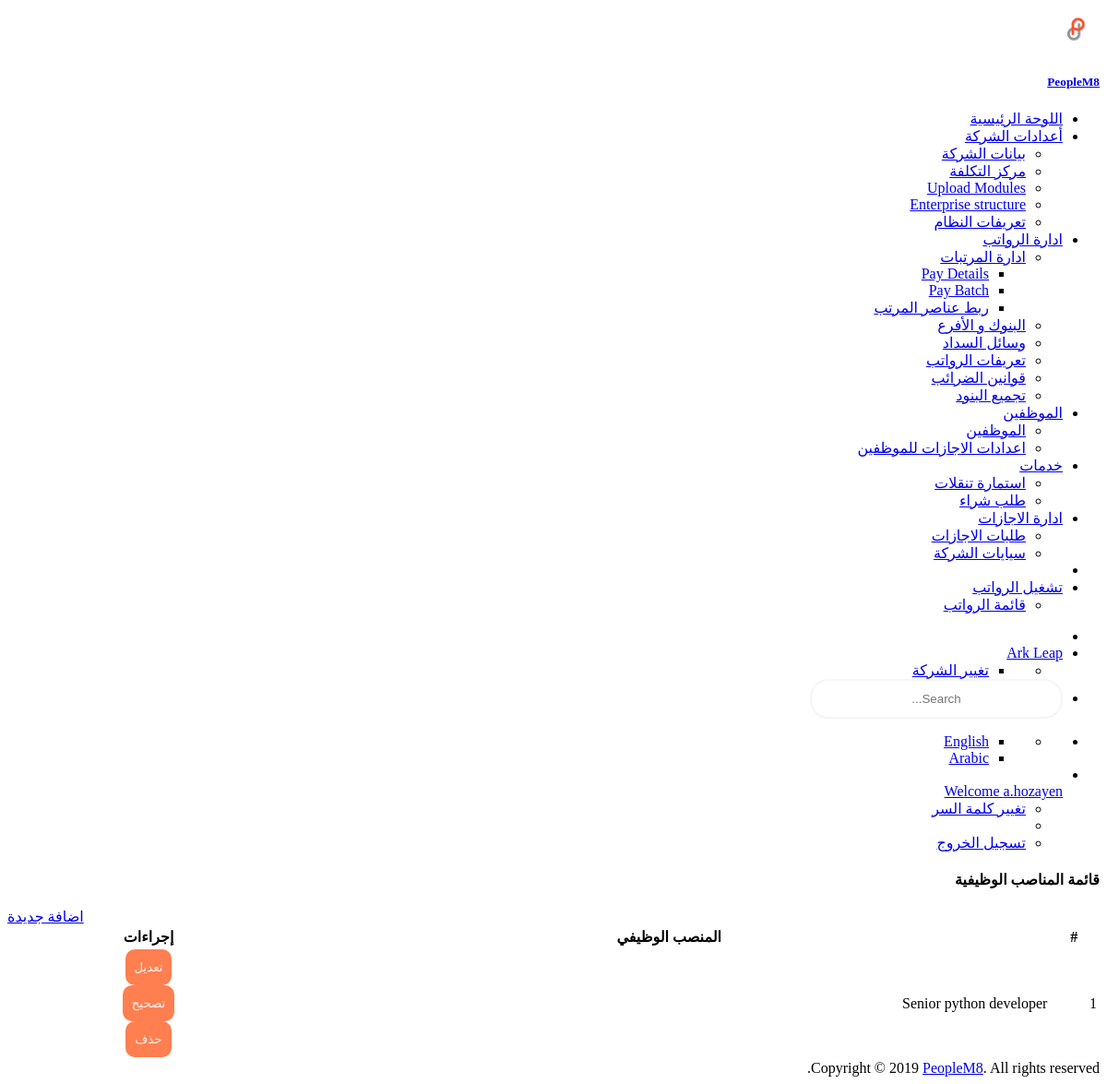
The page /com/assinment/positions/list/ (signed in) on the database its author committed.
### custom_user/models.py (models this page shows)
class User(AbstractUser):
    emp_type_list = [("A", _("Admin")),
                     ("E", _("Employee"))]
    company = models.ForeignKey(Enterprise, null=True, blank=True, on_delete=models.CASCADE, related_name='company_user', verbose_name=_('Name'))
    employee_type = models.CharField(max_length=3, choices=emp_type_list, verbose_name=_('Employee Type'))
    business_unit_name = models.CharField(max_length=150, null=True, blank=True, verbose_name=_('Business Unit Name'))
    reg_tax_num = models.CharField(max_length=150, null=True, blank=True, verbose_name=_('Reg Tax Num'))
    commercail_record = models.CharField(max_length=150, null=True, blank=True, verbose_name=_('Commercail Record '))

### company/models.py (models this page shows, shortened)
class Enterprise(models.Model):
    enterprise_user = models.ForeignKey(settings.AUTH_USER_MODEL, on_delete=models.CASCADE, related_name="company_user")
    name = models.CharField(max_length=255, verbose_name=_('Company Name'))
    reg_tax_num = models.CharField(max_length=150, verbose_name=_('Reg Tax Num'))
    commercail_record = models.CharField(max_length=150, verbose_name=_('Commercial Record'))
    address1 = models.CharField(max_length=255, blank=True, null=True, verbose_name=_('Address1'))
    phone = models.CharField(max_length=255, blank=True, null=True, verbose_name=_('Phone'))
    mobile = models.CharField(max_length=255, blank=True, null=True, verbose_name=_('Mobile'))
    fax = models.CharField(max_length=255, blank=True, null=True, verbose_name=_('Fax'))
    email = models.EmailField(blank=True, null=True, verbose_name=_('Email'))
    country = models.ForeignKey(Country, on_delete=models.CASCADE, null=True, blank=True, verbose_name=_('Country'))
    slug = models.SlugField(blank=True, null=True)
    start_date = models.DateField(auto_now=False, auto_now_add=False, default=date.today, verbose_name=_('Start Date'))
    end_date = models.DateField(auto_now=False, auto_now_add=False, blank=True, null=True, verbose_name=_('End Date'))
    created_by = models.ForeignKey(settings.AUTH_USER_MODEL, blank=False, on_delete=models.CASCADE,
                                   related_name="company_created_by")
    creation_date = models.DateField(auto_now=True, auto_now_add=False)
    last_update_by = models.ForeignKey(settings.AUTH_USER_MODEL, blank=True, null=True, on_delete=models.CASCADE,
                                       related_name="company_last_update_by")
    last_update_date = models.DateField(auto_now=False, auto_now_add=True)
    attribute1 = models.CharField(max_length=255)
    attribute2 = models.CharField(max_length=255)
    attribute3 = models.CharField(max_length=255)
    attribute4 = models.CharField(max_length=255)
    attribute5 = models.CharField(max_length=255)
    attribute6 = models.CharField(max_length=255)
    attribute7 = models.CharField(max_length=255)
    attribute8 = models.CharField(max_length=255)
    attribute9 = models.CharField(max_length=255)
    attribute10 = models.CharField(max_length=255)
    attribute11 = models.CharField(max_length=255)
    attribute12 = models.CharField(max_length=255)
    attribute13 = models.CharField(max_length=255)
    attribute14 = models.CharField(max_length=255)
    attribute15 = models.CharField(max_length=255)
    def __str__(self):
        return self.name

class Position(models.Model):
    job = models.ForeignKey(Job, on_delete=models.CASCADE, null=True, blank=True, related_name='position_job_fk',
                            verbose_name=_('Job'))
    department = models.ForeignKey(Department, on_delete=models.CASCADE, null=True, blank=True,
                                   related_name='position_dept_fk', verbose_name=_('Department'))
    grade = models.ForeignKey(Grade, on_delete=models.CASCADE, null=True, blank=True, related_name='position_grade_fk',
                              verbose_name=_('Grade'))
    position_name = models.CharField(max_length=100, verbose_name=_('Position Name'))
    position_description = models.CharField(max_length=255, null=True, blank=True,
                                            verbose_name=_('Position Description'))
    objects = PositionManager()
    start_date = models.DateField(auto_now=False, auto_now_add=False, default=date.today, verbose_name=_('Start Date'))
    end_date = models.DateField(auto_now=False, auto_now_add=False, blank=True, null=True, verbose_name=_('End Date'))
    created_by = models.ForeignKey(settings.AUTH_USER_MODEL, blank=False, on_delete=models.CASCADE,
                                   related_name="position_created_by")
    creation_date = models.DateField(auto_now=True, auto_now_add=False)
    last_update_by = models.ForeignKey(settings.AUTH_USER_MODEL, blank=False, on_delete=models.CASCADE,
                                       related_name="position_last_update_by")
    last_update_date = models.DateField(auto_now=False, auto_now_add=True)
    attribute1 = models.CharField(max_length=255)
    attribute2 = models.CharField(max_length=255)
    attribute3 = models.CharField(max_length=255)
    attribute4 = models.CharField(max_length=255)
    attribute5 = models.CharField(max_length=255)
    attribute6 = models.CharField(max_length=255)
    attribute7 = models.CharField(max_length=255)
    attribute8 = models.CharField(max_length=255)
    attribute9 = models.CharField(max_length=255)
    attribute10 = models.CharField(max_length=255)
    attribute11 = models.CharField(max_length=255)
    attribute12 = models.CharField(max_length=255)
    attribute13 = models.CharField(max_length=255)
    attribute14 = models.CharField(max_length=255)
    attribute15 = models.CharField(max_length=255)

### company/views.py (the view)
# urls.py: path('positions/list/', views.listPositionView, name='list-positions'),
@login_required(login_url='home:user-login')
def listPositionView(request):
    if request.method == 'GET':
        position_list = Position.objects.all(request.user)
    myContext = {"page_title": _("List positions"), 'position_list': position_list}
    return render(request, 'position-list.html', myContext)

### company/manager.py (called while the page is built)
    def all(self, user, *args, **kwargs):
        return super(PositionManager, self).filter(department__enterprise=user.company).filter(
            Q(end_date__gt=date.today()) | Q(end_date__isnull=True))

### company/templates/position-list.html (shortened to what this page needs)
{% extends 'master.html'%}
{% load staticfiles%}
{% load crispy_forms_tags %}
{% load l10n %}
{% load i18n %}
{% block body%}
<div class="container-fluid">
  <div class="row" style="margin-left:0px;">
    <div class="col-md-8">
      <h4 class="c-grey-900">{{page_title|title}}</h4>
    </div>
    <div class="col-md-4">
      <div class="gap-10 peers {% if LANGUAGE_BIDI %} push-left {% else %} push-right {% endif %} ">
        <div class="peer"><a href="{% url 'company:position-create' %}" class="btn cur-p btn-primary">{% trans "Add" %}</a></div>
      </div>
    </div>
  </div>
  <div class="row" style="margin-left:0px;">
    <div class="col-md-12">
      <div class="bgc-white bd bdrs-3 p-20 mB-20">
        <table class="table table-striped table-bordered" id="dataTable" width="100%">
          <thead>
            <tr>
              <th>#</th>
              <th>{% trans "Position Name" %}</th>
              <th>{% trans "Actions" %}</th>
            </tr>
          </thead>
          <tbody>
            {% for position in position_list %}
            <tr>
              <td scope="row">{{ forloop.counter }}</td>
              <td>{{ position.position_name }}</td>
              <td class="Actions">
                <div class="w-100 gap-10 peers {% if LANGUAGE_BIDI %} push-left {% else %} push-right {% endif %}">
                  <div class="peer">
                    <a href="{% url 'company:position-update' pk=position.id %}">
                      <button type="button" class="btn cur-p btn-outline-primary">{% trans "Update" %}</button>
                    </a>
                  </div>
                  <div class="peer">
                    <a href="{% url 'company:position-correct' pk=position.id %}">
                      <button type="button" class="btn cur-p btn-outline-primary">{% trans "Correction" %}</button>
                    </a>
                  </div>
                  <div class="peer">
                    <a href="#">
                      <button type="button" class="btn cur-p btn-outline-danger" data-toggle="modal" data-target="#delete-modal{{position.pk}}">{% trans "Delete" %}</button>
                    </a>
                  </div>
                </div>
              </td>
            </tr>
            {% endfor %}
          </tbody>
        </table>
      </div>
    </div>
  </div>
</div>
{% endblock body%}

### MashreqPayroll/templates/top_nav.html (shortened to what this page needs)
{% load staticfiles %}
{% load i18n %}
{% load l10n %}
{% get_current_language_bidi as LANGUAGE_BIDI %}
<div class="header-container">
  <ul class="{% if LANGUAGE_BIDI %} nav-right {% else %} nav-left {% endif %}">
    <li><a id="sidebar-toggle" class="sidebar-toggle" href="javascript:void(0);"></a></li>
    <li class="notifications dropdown">
      <a href="#" class="dropdown-toggle no-after" data-toggle="dropdown">
        {% if LANGUAGE_BIDI %}
        <span class="fsz-sm c-grey-900">{{request.user.company}}</span>
        {% else %}
        <span class="fsz-sm c-grey-900">{{request.user.company}}</span>
        <i class="ti-angle-down" style="font-size: xx-small;"></i>
        {% endif %}
      </a>
      <ul class="dropdown-menu" style="min-width: 125px;">
        <li>
          <ul class="dropdown-menu p-5 fsz-sm" style="position: relative;">
            <li><a href="{% url 'company:user-companies-list' %}" class="d-b td-n pY-5 bgcH-grey-100 c-grey-700">{% trans "Change Company" %}</a></li>
          </ul>
        </li>
      </ul>
    </li>
    <li class="search-input"><input class="form-control" type="text" placeholder="Search..."></li>
  </ul>
  <ul class="{% if LANGUAGE_BIDI %} nav-left {% else %} nav-right {% endif %}">
    <li class="notifications dropdown">
      <ul class="dropdown-menu" style="min-width: 125px;">
        <li>
          <ul class="ovY-a pos-r scrollable lis-n p-0 m-0 fsz-sm">
            <li><a href="{% url 'home:en' %}" class="peers fxw-nw td-n p-20 bdB c-grey-800 cH-blue bgcH-grey-100">English</a></li>
            <li><a href="{% url 'home:ar' %}" class="peers fxw-nw td-n p-20 bdB c-grey-800 cH-blue bgcH-grey-100">Arabic</a></li>
          </ul>
        </li>
      </ul>
    </li>
    <li class="dropdown">
      <a href="#" class="dropdown-toggle no-after peers fxw-nw ai-c lh-1" data-toggle="dropdown">
        <div class="peer mR-10"><img class="w-2r bdrs-50p" src="#" alt=""></div>
        <div class="peer"><span class="fsz-sm c-grey-900">Welcome {{request.user}}</span></div>
      </a>
      <ul class="dropdown-menu fsz-sm">
        <li>
          {% if user.is_authenticated %}
          <a href="{% url 'home:password_change' %}" class="d-b td-n pY-5 bgcH-grey-100 c-grey-700">
            <span>{% trans "Change Password" %}</span>
          </a>
          {% endif %}
        </li>
        <li role="separator" class="divider"></li>
        {% if user.is_authenticated %}
        <li>
          <a href="{% url 'home:logout' %}" class="d-b td-n pY-5 bgcH-grey-100 c-grey-700">
             <span>{% trans "Log out" %}</span>
          </a>
        </li>
        {% else %}
        <li>
          <a href="{% url 'home:user-login' %}" class="d-b td-n pY-5 bgcH-grey-100 c-grey-700">
            <i class="ti-power-off mR-10"></i> <span>{% trans "Log in" %}</span>
          </a>
        </li>
        {% endif %}
      </ul>
    </li>
  </ul>
</div>

### MashreqPayroll/static/css/style-main-ar.css (style rules this page uses)
body { text-align: right !important; }
input { border: 2px solid whitesmoke; border-radius: 20px; padding: 12px 10px; text-align: center; width: 250px; }
button { border: none; border-radius: 10px; padding: 12px 10px; text-align: center; cursor: pointer; background: coral; color: whitesmoke; }
.Actions { display: block ruby; text-align: center; }
.push-left { float: left; }

### MashreqPayroll/static/css/style.css (style rules this page uses)
th { text-align: center; }

### rows shown on the page
User: user.company "Ark Leap", user "a.hozayen"
Position: position_name "Senior python developer"

### other values the page prints
{{ page_title|title }} "قائمة المناصب الوظيفية"
